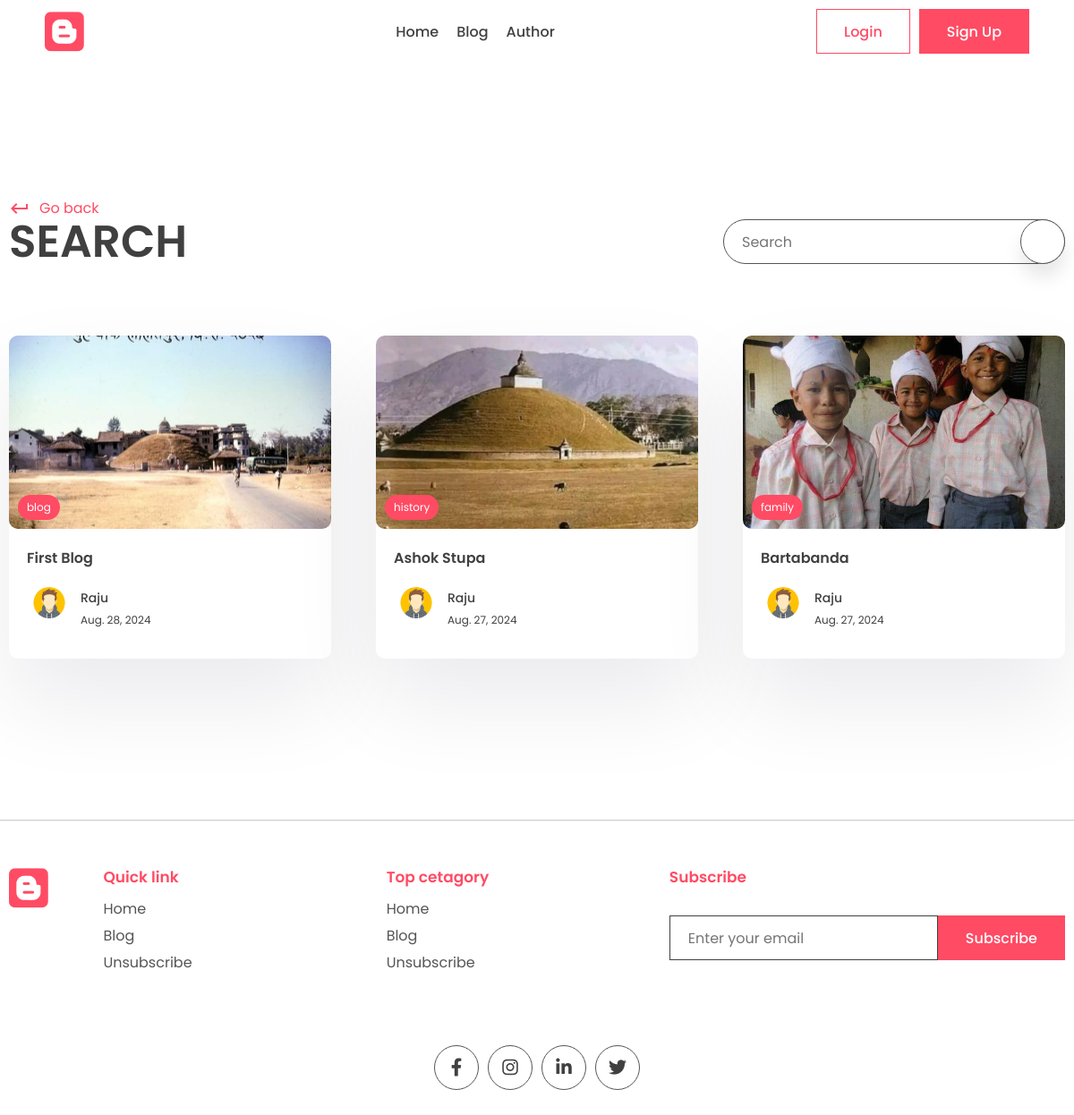
The app's page /search/ with its own data.
### app/models.py (models this page shows, shortened)
class Post(models.Model):
    title = models.CharField(max_length=200)
    content = models.TextField()
    last_updated = models.DateTimeField(auto_now=True)
    slug = models.SlugField(max_length=200, unique=True)
    image = models.ImageField(null=True, blank=True, upload_to="images/")
    tags = models.ManyToManyField(Tag, blank=True, related_name='post')
    view_count = models.IntegerField(null=True, blank=True)
    author = models.ForeignKey(User, on_delete=models.CASCADE, null=True, blank=True)

class Tag(models.Model):
    name = models.CharField(max_length=100)
    description = models.CharField(max_length=100)
    slug = models.SlugField(max_length=100, unique=True)

class Profile(models.Model):
    user = models.OneToOneField(User, on_delete=models.CASCADE)
    profile_image = models.ImageField(null=True, blank=True, upload_to="images/")
    slug = models.SlugField(max_length=200, unique=True)
    bio = models.CharField(max_length=200)

### app/views.py (the view)
# urls.py: path('search/', views.search_posts, name='search'),
def search_posts(request):
    search_query = ''
    if request.GET.get('q'):
        search_query = request.GET.get('q')
    posts = Post.objects.filter(title__icontains=search_query)
    print("search : " + search_query)
    context = { 'posts':posts, 'search_query':search_query }
    return render(request, 'app/search.html', context)

### app/templates/app/search.html (shortened to what this page needs)
{% extends "base.html" %}
{% block content %}
<main>
  <div class="container">
    <div class="page-top">
      <div class="top flex">
        <div class="page-name">
          <a href="#" class="learn">
            <span class="material-icons"> keyboard_return </span> Go back
          </a>
          <h1>Search</h1>
        </div>
        <form class="search-bar s-active" method="GET">
          <input type="text" placeholder="Search" name="q" value="{{search_query}}" />
          <button type="submit" class="animated-search">
          </button>
        </form>
      </div>
    </div>
  </div>
</main>
<section class="sp">
  <div class="container">
    <div class="grid">
        {% for post in posts %}
        <a href="{% url "post_page" post.slug %}">
          <div class="card">
            <div class="post-img">
              <img src="{{post.image.url}}" alt="" />
              <div class="tag">{{post.tags.all.0.name}}</div>
            </div>
            <div class="card-content">
              <h3>
                {{post.title}}
              </h3>
              <div class="author">
                <div class="profile-pic">
                  <img src="{{post.author.profile.profile_image.url}}" alt="" />
                </div>
                <div class="details">
                  <p>{{post.author.first_name}}</p>
                  <small>{{post.last_updated|date}}</small>
                </div>
              </div>
            </div>
          </div>
        </a>
        {%empty%}
        <p>Nothing to show here</p>
        {% endfor %}
    </div>
  </div>
</section>
{% endblock content %}

### app/static/app/style.css (style rules this page uses)
* { margin: 0; padding: 0; box-sizing: border-box; text-decoration: none; border: none; outline: none; list-style: none; font-family: "Poppins", sans-serif; color: var(--black); }
:root { --red: #ff4b64; --black: #404040; --des: #555555; --shadow: #ffffff1a 0px 1px 1px 0px inset, #32325d40 0px 50px 100px -20px, #0000004d 0px 30px 60px -30px; --shadow2: rgba(17, 12, 46, 0.084) 0px 48px 100px 0px; }
html { font-size: 62.5%; }
[class*="grid"] { display: grid; }
img { width: 100%; }
.container { max-width: 1220px; margin: auto; padding: 0 10px; }
p, a { font-size: 1.6rem; color: var(--des); }
input, textarea { font-size: 1.6rem; color: var(--black); }
.search-bar, .animated-search { width: 5rem; aspect-ratio: 1/1; border: 1px solid var(--des); border-radius: 50%; display: flex; align-items: center; justify-content: center; background: white; box-shadow: 0 15px 20px #00000018; cursor: pointer; margin-top: 10rem; z-index: 2; }
.search-bar input { display: none; }
.search-bar { box-shadow: unset; border: none; }
.search-bar .animated-search { margin-top: 0; }
.s-active { width: fit-content; border-radius: 5rem; height: 5rem; aspect-ratio: unset; position: relative; padding: 0 6rem; padding-left: 2rem; border: 1px solid var(--des); }
.s-active input { width: 30rem; font-style: 1.6rem; height: calc(100% - 2px); display: block; }
.s-active .animated-search { position: absolute !important; top: 50%; transform: translateY(-50%); right: -1px; }
.sp { padding: 8rem 0; }
.post-img { height: 40rem; width: 100%; overflow: hidden; border-radius: 1rem; }
.post-img img { height: 100%; object-fit: cover; object-position: center; }
.learn { display: flex; align-items: center; gap: 1rem; color: var(--red); margin-top: 2rem; }
.learn span { color: #ff4b64; }
.card { background: white; box-shadow: var(--shadow2); border-radius: 1rem; cursor: pointer; transition: 0.3s; }
.post-img { position: relative; }
.tag { position: absolute; bottom: 1rem; left: 1rem; background: var(--red); color: white; border-radius: 5rem; padding: 0.5rem 1rem; font-size: 1.2rem; }
.card-content { padding: 2rem; padding-bottom: 3rem; }
.card h3 { font-size: 1.6rem; font-weight: 600; }
.card .post-img { width: 100%; height: unset; aspect-ratio: 1/0.6; }
.author { display: flex; align-items: center; gap: 1rem; margin-top: 2rem; }
.profile-pic { width: 5rem; aspect-ratio: 1/1; border-radius: 50%; overflow: hidden; }
.author p { color: var(--black); font-weight: 500; font-size: 1.4rem; }
.author small { color: var(--black); font-size: 1.2rem; }
.page-name h1 { font-size: 5rem; text-transform: uppercase; font-weight: 600; line-height: 5rem; }
.flex { display: flex; align-items: flex-end; justify-content: space-between; }
.flex .search-bar { margin-top: 0; }
.grid { grid-template-columns: repeat(3, 1fr); gap: 5rem; }
main { padding-top: 10rem !important; }

### records on screen
Post: image (picture), tags.all.0.name "blog", title "First Blog", author.profile.profile_image (picture), author.first_name "Raju", last_updated "Aug. 28, 2024"
Post: image (picture), tags.all.0.name "history", title "Ashok Stupa", author.profile.profile_image (picture), author.first_name "Raju", last_updated "Aug. 27, 2024"
Post: image (picture), tags.all.0.name "family", title "Bartabanda", author.profile.profile_image (picture), author.first_name "Raju", last_updated "Aug. 27, 2024"
